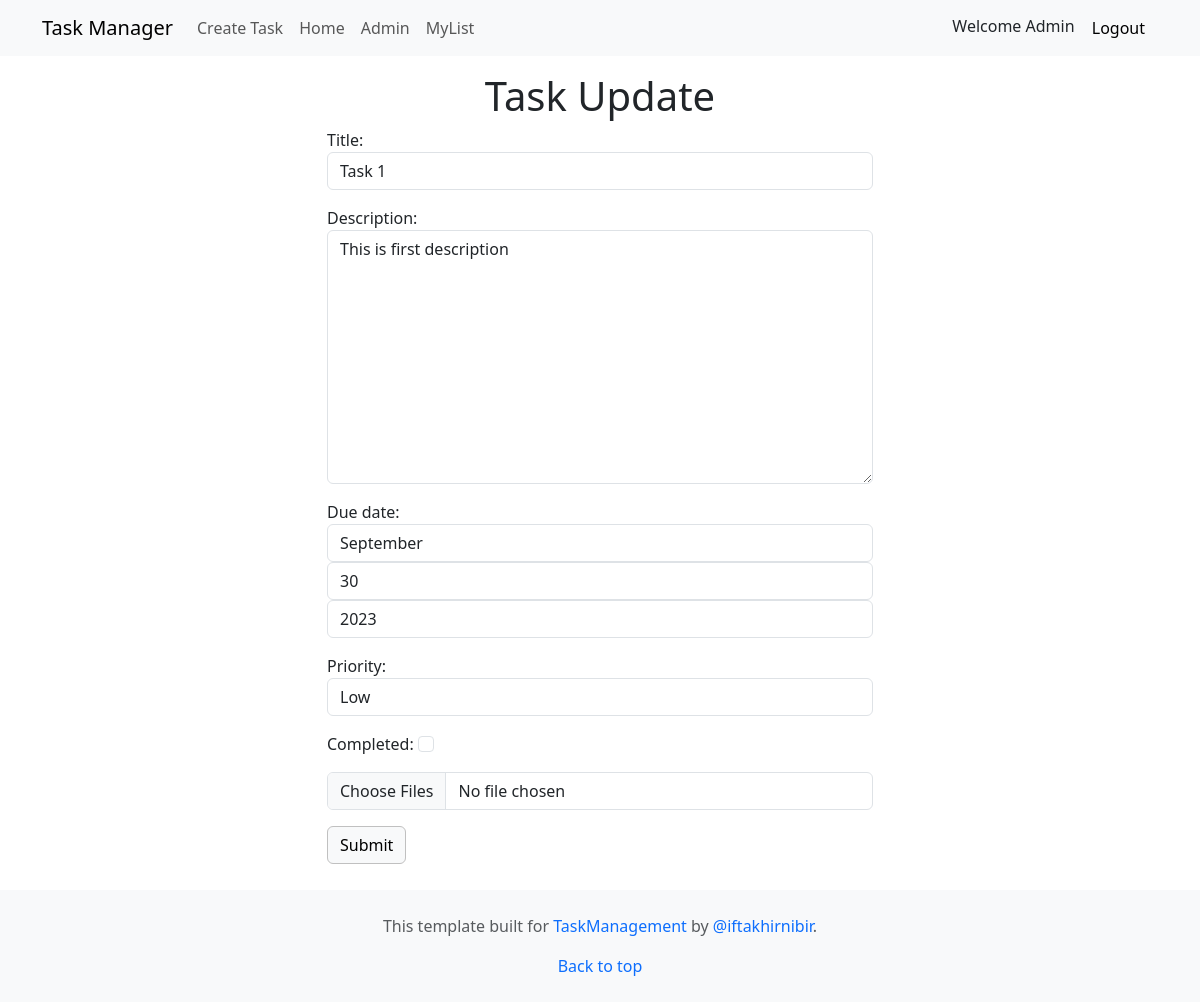
Screenshot of /10/update (signed in) with the database file from the repository.
### tasks/models.py (models this page shows, shortened)
class Task(models.Model):
    PRIORITY_CHOICES = [
        ('Low', 'Low'),
        ('Medium', 'Medium'),
        ('High', 'High'),
    ]
    title = models.CharField(max_length=255)
    description = models.TextField()
    due_date = models.DateField()
    priority = models.CharField(max_length=10,choices=PRIORITY_CHOICES)
    completed = models.BooleanField(default=False)
    created_at = models.DateTimeField(auto_now_add=True)
    updated_at = models.DateTimeField(auto_now=True, null=True, blank=True)
    user = models.ForeignKey(User, on_delete=models.CASCADE)

### tasks/views.py (the view)
# urls.py: path('<int:task_id>/update', views.task_update, name='task_update'),
def task_update(request, task_id):
    task = get_object_or_404(Task,pk=task_id, user=request.user)
    if request.method == 'POST':
        form = TaskUpdateForm(request.POST, request.FILES, instance=task)
        if form.is_valid():
            form.save()
            photos = request.FILES.getlist('photo')
            for photo in photos:
                TaskPhoto.objects.create(
                    task=task,
                    photo=photo,
                )
            return redirect('.')
    else:
        form = TaskUpdateForm(instance=task)
    return render(request, 'task_update.html', {
        'form': form,
        'title': 'Task Update',
    })

### tasks/forms.py
class TaskUpdateForm(forms.ModelForm):
    class Meta:
        model = Task
        fields = ('title', 'description', 'due_date', 'priority', 'completed')
        widgets = {
            'title': forms.TextInput(attrs={'class': 'form-control'}),
            'description': forms.Textarea(attrs={'class': 'form-control'}),
            'due_date': forms.SelectDateWidget(attrs={'class': 'form-control'}),
            'priority': forms.Select(attrs={'class': 'form-control'}),
            'completed': forms.CheckboxInput(attrs={'class': 'form-check-input'}),
        }

### tasks/templates/task_update.html (shortened to what this page needs)
{% extends 'base.html' %}
{% block content %}
  <div class="row justify-content-center align-items-center">
    <div class="col-md-6 my-3">
<h1 style="text-align: center;">{{title}}</h1>
<div style="margin-bottom: 10px;">
<form method="post" enctype="multipart/form-data">
    <div class="mb-3">
        {{ form.as_p }}
    </div>
    <div class="mb-3">
        <input name="photo" type="file" multiple class="form-control">
    </div>
    <button style="border: 1px solid #C0C0C0;"  type="submit" class="btn btn-light">Submit <sub></sub></button>
  </form>
</div>
</div>
</div>
{% endblock %}

### tasks/templates/base.html (shortened to what this page needs)
<!doctype html>
 <html lang="en">
   <head>
     <link href="https://cdn.jsdelivr.net/npm/bootstrap@5.3.1/dist/css/bootstrap.min.css" rel="stylesheet">
   </head>
   <body>
    <nav class="navbar navbar-expand-lg navbar-light bg-light">
      <div class="container">
          <a class="navbar-brand" href="{% url 'home' %}">Task Manager</a>
          <div class="collapse navbar-collapse" id="navbarNav">
              <ul class="navbar-nav ml-auto">
                  <li class="nav-item">
                      <a class="nav-link" href="{% url 'task_creation' %}">Create Task</a>
                  </li>
                  <li class="nav-item">
                      <a class="nav-link" href="{% url 'home' %}">Home</a>
                  </li>
                  {% if user.is_superuser %}
                  <li class="nav-item">
                      <a class="nav-link" href="{% url 'admin:index' %}">Admin</a>
                  </li>
                  {% endif %}
                  {% if user.is_authenticated %}
                  <li class="nav-item">
                      <a class="nav-link" href="{% url 'mylist' %}">MyList</a>
                  </li>
                  {% endif %}
              </ul>
          </div>
          <div class="nav-item">
              {% if request.user.is_authenticated %}
                    Welcome {{request.user.username}}
                      <a class="btn btn-light" href="{% url 'logout' %}"><sub></sub> Logout</a>
              {% else %}
              <a class="btn btn-light" href="{% url 'signup' %}">
                <sub><ion-icon name="person-add-outline" style="font-size: 15px;"></ion-icon></sub> Signup
            </a>
                  <a class="btn btn-light" href="{% url 'login' %}"><sub><ion-icon name="log-in-outline" style="font-size: 18px;"></ion-icon></sub> Login</a>
              {% endif %}
          </div>
      </div>
  </nav>
   <div class="container">
    {% block content %}
    {% endblock %}
    </div>
    <footer class="bg-body-tertiary text-center text-body-secondary py-4">
      <div class="container">
          <p>This template built for <a style="text-decoration: none;" href="#">TaskManagement</a> by <a style="text-decoration: none;" href="#">@iftakhirnibir</a>.</p>
          <p class="mb-0">
              <a style="text-decoration: none;" href="#top">Back to top</a>
          </p>
      </div>
    </footer>
   </body>
 </html>

### rows the page displays
Task: title "Task 1", description "This is first description", priority "Low"

### other values shown
{{ request.user.username }} "Admin"
{{ title }} "Task Update"
